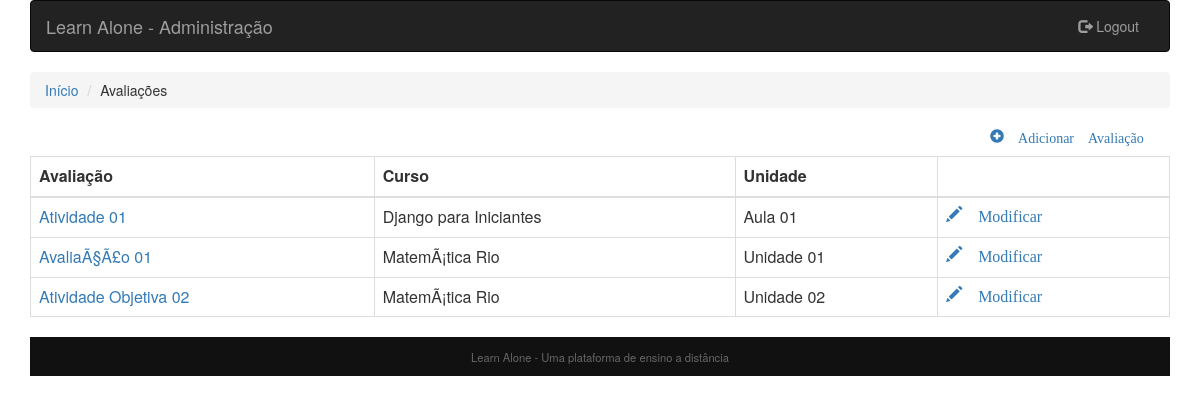
Page /admin/modificar_avaliacao.php (signed in) on the committed database.
### tables this page shows
CREATE TABLE `unidade` (
  `id` int(11) NOT NULL,
  `nome` varchar(45) DEFAULT NULL,
  `curso_id` int(11) DEFAULT NULL,
  `descricao` varchar(100) DEFAULT NULL,
  `ordem` int(11) DEFAULT NULL
);

CREATE TABLE `atividade` (
  `id` int(11) NOT NULL,
  `nome` varchar(45) DEFAULT NULL,
  `unidade_id` int(11) NOT NULL
);

CREATE TABLE `curso` (
  `id` int(11) NOT NULL,
  `nome` varchar(50) DEFAULT NULL,
  `categoria_id` int(11) DEFAULT NULL,
  `descricao` text,
  `sobre` text,
  `image` longblob,
  `instrutor_id` int(11) NOT NULL
);

### admin/utils.php (called while the page is built, shortened)
<?php
function atividades(){
    try{
        $conexao = conn_mysql();
        $SQLSelect = 'SELECT unidade.nome as unidade_nome, atividade.nome as atividade_nome, atividade.id, curso.nome as curso  '
               . 'FROM unidade inner join atividade on unidade.id = atividade.unidade_id INNER JOIN curso ON unidade.curso_id = curso.id ORDER BY curso.nome, unidade.nome';
        $operacao = $conexao->prepare($SQLSelect);
        $operacao->execute();
        $resultados = $operacao->fetchAll(PDO::FETCH_ASSOC);
        return $resultados;
    }
    catch(PDOException $excep){
        echo "Erro!: " . $excep->getMessage() . "\n";
        $conexao=null;
        die();
    }
}
?>

### admin/modificar_avaliacao.php (the view, shortened to what this page needs)
<?php
include_once("../core/templates/cabecalho_adm.php");
include_once("utils.php");
$avaliacoes = atividades();
?>
<div class="col-sm-14">
    <ul class="breadcrumb">
        <li><a href="./admin.php">Início</a></li>
        <li>Avaliações</li>
    </ul>
</div>
<div class="row">
    <div class="col-sm-offset-10">
        <a href="./adicionar_avaliacao.php"><span class="glyphicon glyphicon-plus-sign"> Adicionar Avaliação</span></a>
    </div>
</div>
<table border="1" class="table table-bordered">
    <thead>
      <tr>
        <th>Avaliação</th>
        <th colspan>Curso</th>
        <th>Unidade</th>
        <th></th>
      </tr>
    </thead>
    <tbody>
        <?php
            if($avaliacoes){
                foreach ($avaliacoes as $avaliacao){
        ?>
        <tr>
            <td><a href="./avaliacao_edit.php?avaliacao=<?php echo utf8_decode($avaliacao['id']); ?>"> <?php echo utf8_decode($avaliacao['atividade_nome']);?></a></td>
            <td><?php echo utf8_decode($avaliacao['curso']);?></td>
            <td><?php echo utf8_decode($avaliacao['unidade_nome']);?></td>
            <td><a href="./avaliacao_edit.php?avaliacao=<?php echo $avaliacao['id']; ?>"><span class="glyphicon glyphicon-pencil"> Modificar</span></a></td>
        </tr>
        <?php
                }
            }
        ?>
    </tbody>
</table>
<?php
    include_once("../core/templates/rodape.php");
?>

### core/css/styles.css (style rules this page uses)
* { -webkit-box-sizing: border-box; -moz-box-sizing: border-box; box-sizing: border-box; }
.row { margin: 1em auto 1em; }
td, th { text-align: left; padding: 8px; }

### rows in the picture
unidade: atividade.nome "Atividade 01", curso.nome "Django para Iniciantes", nome "Aula 01"
unidade: atividade.nome "AvaliaÃ§Ã£o 01", curso.nome "MatemÃ¡tica Rio", nome "Unidade 01"
unidade: atividade.nome "Atividade Objetiva 02", curso.nome "MatemÃ¡tica Rio", nome "Unidade 02"
